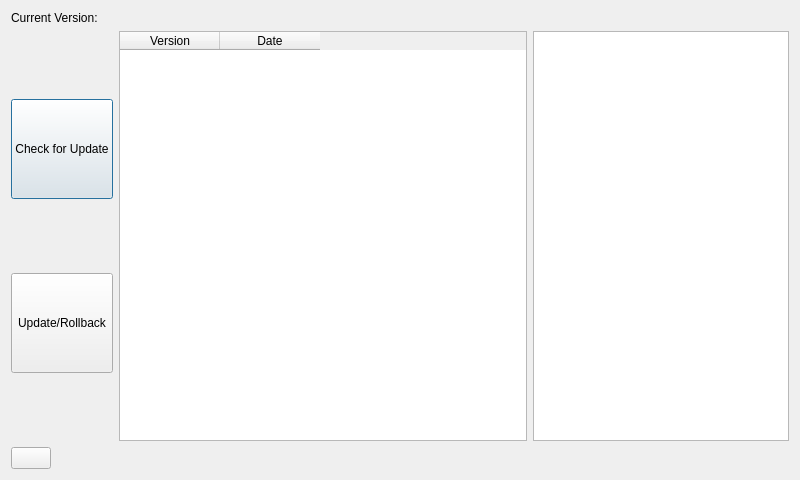
<?xml version="1.0" encoding="UTF-8"?>
<ui version="4.0">
 <class>UserUpdate</class>
 <widget class="QDialog" name="UserUpdate">
  <property name="geometry">
   <rect>
    <x>0</x>
    <y>0</y>
    <width>800</width>
    <height>480</height>
   </rect>
  </property>
  <property name="maximumSize">
   <size>
    <width>800</width>
    <height>480</height>
   </size>
  </property>
  <property name="windowTitle">
   <string>ControlWindow</string>
  </property>
  <layout class="QVBoxLayout" name="verticalLayout_2">
   <item>
    <widget class="QLabel" name="CurrentVersion">
     <property name="text">
      <string>Current Version:</string>
     </property>
    </widget>
   </item>
   <item>
    <layout class="QHBoxLayout" name="horizontalLayout">
     <item>
      <layout class="QHBoxLayout" name="horizontalLayout_4">
       <item>
        <layout class="QVBoxLayout" name="verticalLayout">
         <item>
          <widget class="QPushButton" name="CheckUpdate">
           <property name="maximumSize">
            <size>
             <width>150</width>
             <height>100</height>
            </size>
           </property>
           <property name="text">
            <string>Check for Update</string>
           </property>
          </widget>
         </item>
         <item>
          <widget class="QPushButton" name="Update">
           <property name="maximumSize">
            <size>
             <width>150</width>
             <height>100</height>
            </size>
           </property>
           <property name="text">
            <string>Update/Rollback</string>
           </property>
          </widget>
         </item>
        </layout>
       </item>
       <item>
        <widget class="QTableWidget" name="SoftwareList">
         <column>
          <property name="text">
           <string>Version</string>
          </property>
         </column>
         <column>
          <property name="text">
           <string>Date</string>
          </property>
         </column>
        </widget>
       </item>
      </layout>
     </item>
     <item>
      <widget class="QTextBrowser" name="DebugOutput">
       <property name="sizePolicy">
        <sizepolicy hsizetype="Minimum" vsizetype="Expanding">
         <horstretch>0</horstretch>
         <verstretch>0</verstretch>
        </sizepolicy>
       </property>
       <property name="maximumSize">
        <size>
         <width>400</width>
         <height>16777215</height>
        </size>
       </property>
      </widget>
     </item>
    </layout>
   </item>
   <item>
    <layout class="QHBoxLayout" name="horizontalLayout_2">
     <item>
      <widget class="QPushButton" name="Back">
       <property name="maximumSize">
        <size>
         <width>100</width>
         <height>100</height>
        </size>
       </property>
       <property name="text">
        <string/>
       </property>
       <property name="icon">
        <iconset>
         <normaloff>img/back.png</normaloff>img/back.png</iconset>
       </property>
       <property name="iconSize">
        <size>
         <width>100</width>
         <height>100</height>
        </size>
       </property>
      </widget>
     </item>
     <item>
      <spacer name="horizontalSpacer">
       <property name="orientation">
        <enum>Qt::Horizontal</enum>
       </property>
       <property name="sizeHint" stdset="0">
        <size>
         <width>40</width>
         <height>20</height>
        </size>
       </property>
      </spacer>
     </item>
    </layout>
   </item>
  </layout>
 </widget>
 <resources/>
 <connections/>
</ui>
